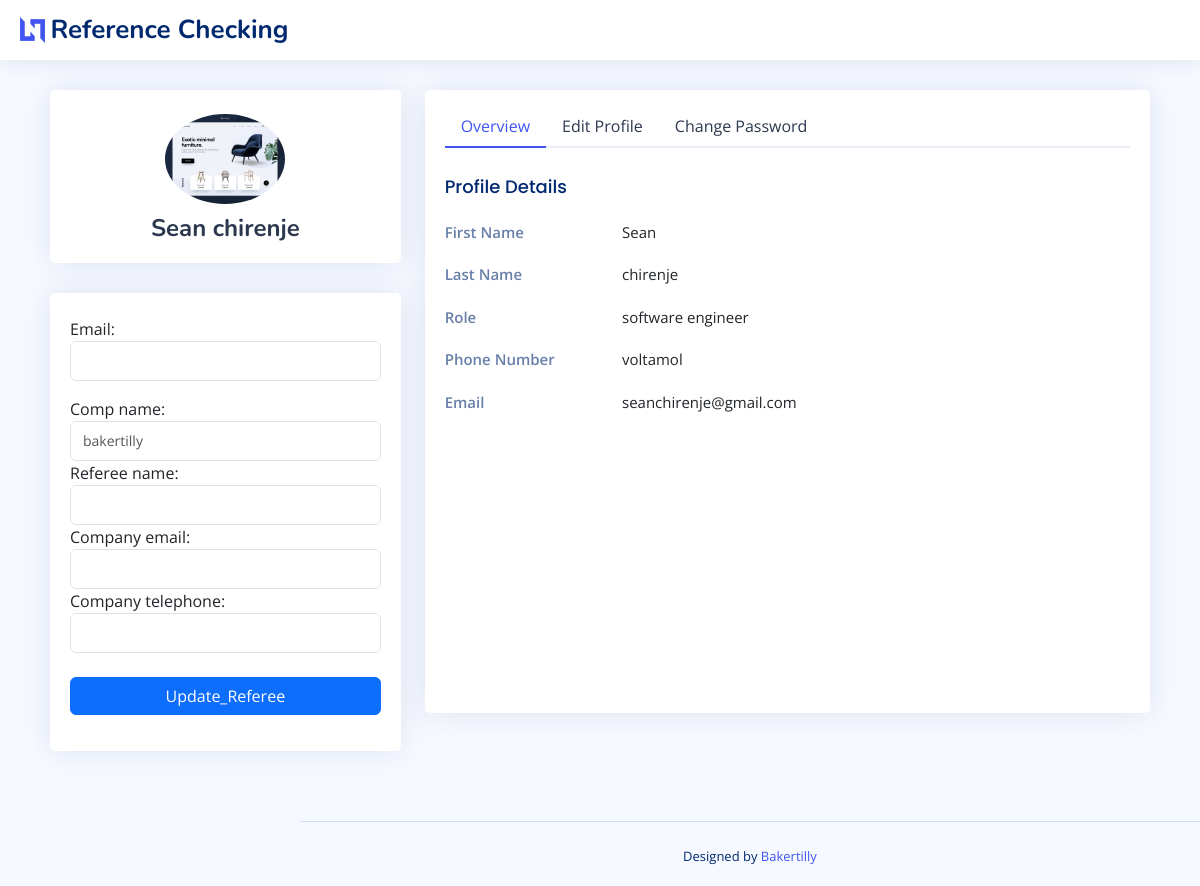
The app's page /candidate_profile_view (signed in) with its own data.
### analytics/models.py (models this page shows, shortened)
class Candidate_Documents(models.Model):
    candidate = models.ForeignKey(Candidate, on_delete=models.CASCADE)
    job_title = models.CharField(max_length=255)
    cv = models.FileField(upload_to=cv_upload_path)
    photo = models.ImageField(upload_to=photo_upload_path)
    def truncate_filename(self, filename):
        try:
            filename=os.path.basename(filename)
            filename,extension=filename.split('.')
        except Exception:
            filename=os.path.basename(filename)
            extension="."
        else:
            extension_length=len(extension)
            filename=filename[:10-extension_length]
        finally:
            filename="".join([filename,'..',extension])
            return filename
    @property
    def cv_basename(self):
        return os.path.basename(self.cv.url)
    @property
    def cv_truncated_basename(self):
        return self.truncate_filename(self.cv.url)

class Candidate(models.Model):
    firstname = models.CharField(max_length=255)
    lastname = models.CharField(max_length=255)
    phone = models.CharField(max_length=20)
    email = models.EmailField()
    password = models.CharField(max_length=255)

### analytics/views.py (the view)
# urls.py: path('candidate_profile_view', views.candidate_profile_view, name='candidate_profile_view'),
def candidate_profile_view(request):
    referee_form=RefereeHierarchicalForm()
    status=request.session.get('not_found',0)
    if request.session.has_key('not_found'):
        request.session.pop('not_found')
    email=request.session.get('email')
    candidate=Candidate.objects.get(email=email)
    documents=candidate.candidate_documents_set.first()
    context={'referee_form':referee_form,'status':status,'documents':documents}
    return render(request,'analytics/candidate profile view.html',context=context)

### analytics/forms.py
class RefereeHierarchicalForm(forms.ModelForm):
    subfields = RefereeSubfieldsForm()
    class Meta:
        model = Candidate
        fields = ['email']
        widgets = {
            'email': forms.EmailInput(attrs={'class': 'form-control'}),
        }

### analytics/templates/analytics/candidate profile view.html (shortened to what this page needs)
<!DOCTYPE html>
<html lang="en">
 <head>
  {% load static %}
  <link href="{% static 'analytics/assets/vendor/bootstrap/css/bootstrap.min.css' %}" rel="stylesheet"/>
  <link href="{% static 'analytics/assets/vendor/bootstrap-icons/bootstrap-icons.css' %}" rel="stylesheet"/>
  <link href="{% static 'analytics/assets/vendor/boxicons/css/boxicons.min.css' %}" rel="stylesheet"/>
  <link href="{% static 'analytics/assets/vendor/quill/quill.snow.css' %}" rel="stylesheet"/>
  <link href="{% static 'analytics/assets/vendor/quill/quill.bubble.css' %}" rel="stylesheet"/>
  <link href="{% static 'analytics/assets/vendor/remixicon/remixicon.css' %}" rel="stylesheet"/>
  <link href="{% static 'analytics/assets/vendor/simple-datatables/style.css' %}" rel="stylesheet"/>
  <link href="{% static 'analytics/assets/css/style.css' %}" rel="stylesheet"/>
 </head>
 <body style="padding-top: 50px;">
  <header class="header fixed-top d-flex align-items-center" id="header">
   <div class="d-flex align-items-center justify-content-between">
    <a class="logo d-flex align-items-center" href="{% url 'analytics:index' %}">
     <img alt="" src="{% static 'analytics/assets/img/logo.png' %}"/>
     <span class="d-none d-lg-block">
      Reference Checking
     </span>
    </a>
   </div>
  </header>
  <main class="main" id="main" style="margin: 20px;">
   <section class="section profile">
    <div class="row">
     <div class="col-xl-4">
      <div class="card">
       <div class="card-body profile-card pt-4 d-flex flex-column align-items-center">
        <img alt="Profile" class="rounded-circle" src={{ documents.photo.url }}>
        <h2>
         {{ documents.candidate.firstname }} {{ documents.candidate.lastname }}
        </h2>
       </div>
      </div>
      <form class="card" method="post" action="{% url 'analytics:update' %}">
        <div class="card-body profile-card pt-4 d-flex flex-column referees">
          {{ referee_form.as_p }}
          {% for field in referee_form.subfields %}
            <div>
              {{ field.label_tag }}
              {{ field }}
            </div>
          {% endfor %}
          <br>
        <div class="mb-3">
         <input  name="form" value="Update_Referee" class="btn btn-primary w-100" type="submit">
        </div>
       </div>
      </form>
     </div>
     <div class="col-xl-8">
      <div class="card">
       <div class="card-body pt-3">
        <ul class="nav nav-tabs nav-tabs-bordered">
         <li class="nav-item">
          <button class="nav-link active" data-bs-target="#profile-overview" data-bs-toggle="tab">
           Overview
          </button>
         </li>
         <li class="nav-item">
          <button class="nav-link" data-bs-target="#profile-edit" data-bs-toggle="tab">
           Edit Profile
          </button>
         </li>
         <li class="nav-item">
          <button class="nav-link" data-bs-target="#profile-change-password" data-bs-toggle="tab">
           Change Password
          </button>
         </li>
        </ul>
        <div class="tab-content pt-2">
         <div class="tab-pane fade show active profile-overview" id="profile-overview">
          <h5 class="card-title">
           Profile Details
          </h5>
          <div class="row">
           <div class="col-lg-3 col-md-4 label">
            First Name
           </div>
           <div class="col-lg-9 col-md-8">
            {{ documents.candidate.firstname }}
           </div>
          </div>
          <div class="row">
           <div class="col-lg-3 col-md-4 label">
            Last Name
           </div>
           <div class="col-lg-9 col-md-8">
            {{ documents.candidate.lastname }}
           </div>
          </div>
          <div class="row">
           <div class="col-lg-3 col-md-4 label">
            Role
           </div>
           <div class="col-lg-9 col-md-8">
            {{ documents.job_title }}
           </div>
          </div>
          <div class="row">
           <div class="col-lg-3 col-md-4 label">
            Phone Number
           </div>
           <div class="col-lg-9 col-md-8">
            {{ documents.candidate.phone }}
           </div>
          </div>
          <div class="row">
           <div class="col-lg-3 col-md-4 label">
            Email
           </div>
           <div class="col-lg-9 col-md-8">
            {{ documents.candidate.email }}
           </div>
          </div>
         </div>
        </div>
       </div>
      </div>
     </div>
    </div>
   </section>
  </main>
  <footer class="footer" id="footer">
   <div class="credits">
    Designed by
    <a href="https://www.google.com/url?sa=t&amp;rct=j&amp;q=&amp;esrc=s&amp;source=web&amp;cd=&amp;cad=rja&amp;uact=8&amp;ved=2ahUKEwjmoKfznoGBAxW6T0EAHQlxBNYQFnoECCAQAQ&amp;url=https%3A%2F%2Fbakertilly.site%2F&amp;usg=AOvVaw0AgYbNcQeVUdVLc5b7s1kv&amp;opi=89978449">
     Bakertilly
    </a>
   </div>
  </footer>
 </body>
</html>

### analytics/static/analytics/assets/css/style.css (style rules this page uses)
:root { scroll-behavior: smooth; }
body { font-family: "Open Sans", sans-serif; background: #f6f9ff; color: #444444; }
a { color: #4154f1; text-decoration: none; }
h1, h2, h3, h4, h5, h6 { font-family: "Nunito", sans-serif; }
#main { margin-top: 60px; padding: 20px 30px; transition: all 0.3s; }
.card { margin-bottom: 30px; border: none; border-radius: 5px; box-shadow: 0px 0 30px rgba(1, 41, 112, 0.1); }
.card-title { padding: 20px 0 15px 0; font-size: 18px; font-weight: 500; color: #012970; font-family: "Poppins", sans-serif; }
.card-body { padding: 0 20px 20px 20px; }
.nav-tabs-bordered { border-bottom: 2px solid #ebeef4; }
.nav-tabs-bordered .nav-link { margin-bottom: -2px; border: none; color: #2c384e; }
.nav-tabs-bordered .nav-link.active { background-color: #fff; color: #4154f1; border-bottom: 2px solid #4154f1; }
.logo { line-height: 1; }
@media (min-width: 1200px) { .logo { width: 280px; } }
.logo img { max-height: 26px; margin-right: 6px; }
.logo span { font-size: 26px; font-weight: 700; color: #012970; font-family: "Nunito", sans-serif; }
.header { transition: all 0.5s; z-index: 997; height: 60px; box-shadow: 0px 2px 20px rgba(1, 41, 112, 0.1); background-color: #fff; padding-left: 20px; }
@media (min-width: 1200px) { #main, #footer { margin-left: 300px; } }
.profile .profile-card img { max-width: 120px; }
.profile .profile-card h2 { font-size: 24px; font-weight: 700; color: #2c384e; margin: 10px 0 0 0; }
.profile .profile-overview .row { margin-bottom: 20px; font-size: 15px; }
.profile .profile-overview .card-title { color: #012970; }
.profile .profile-overview .label { font-weight: 600; color: rgba(1, 41, 112, 0.6); }
.footer { padding: 20px 0; font-size: 14px; transition: all 0.3s; border-top: 1px solid #cddfff; }
.footer .credits { padding-top: 5px; text-align: center; font-size: 13px; color: #012970; }

### records on screen
Candidate_Documents: photo (picture), candidate.firstname "Sean", candidate.lastname "chirenje", job_title "software engineer", candidate.phone "voltamol", candidate.email "seanchirenje@gmail.com"

### other values on screen
{{ field.label_tag }} "Comp name:" "Referee name:" "Company email:" "Company telephone:"
